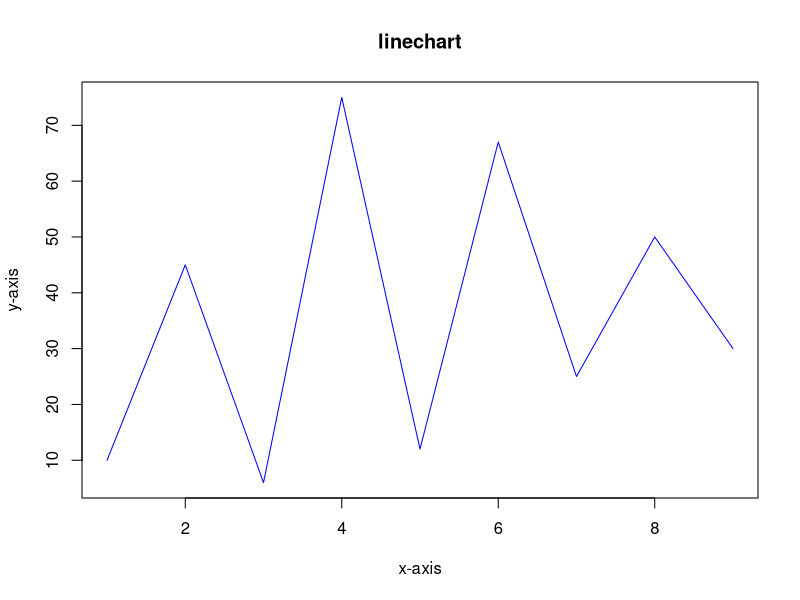
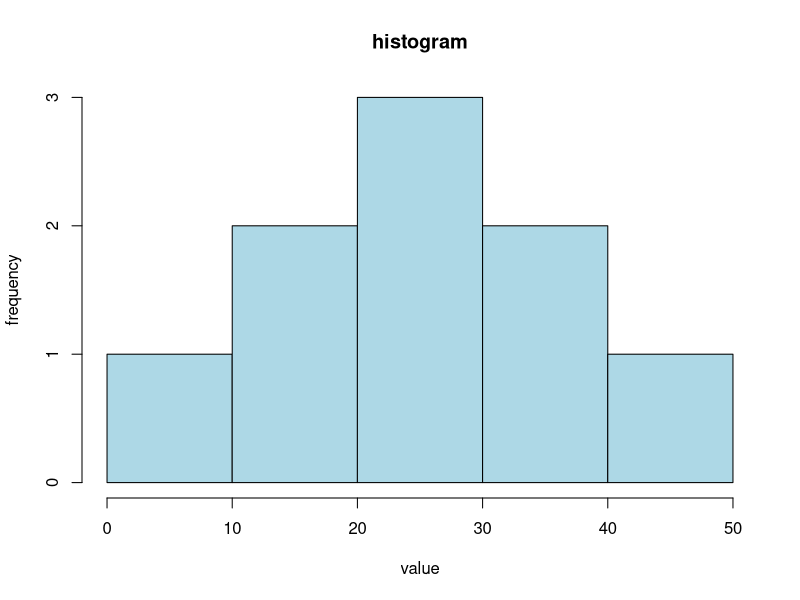
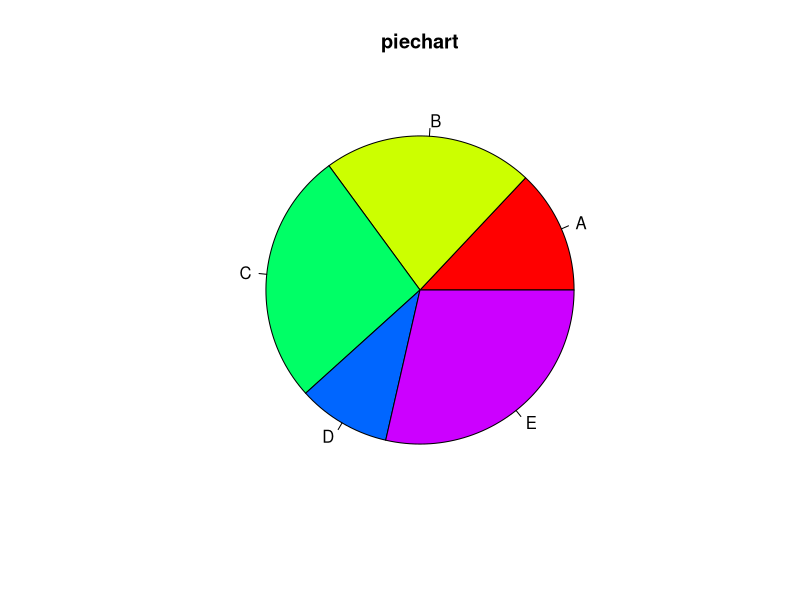
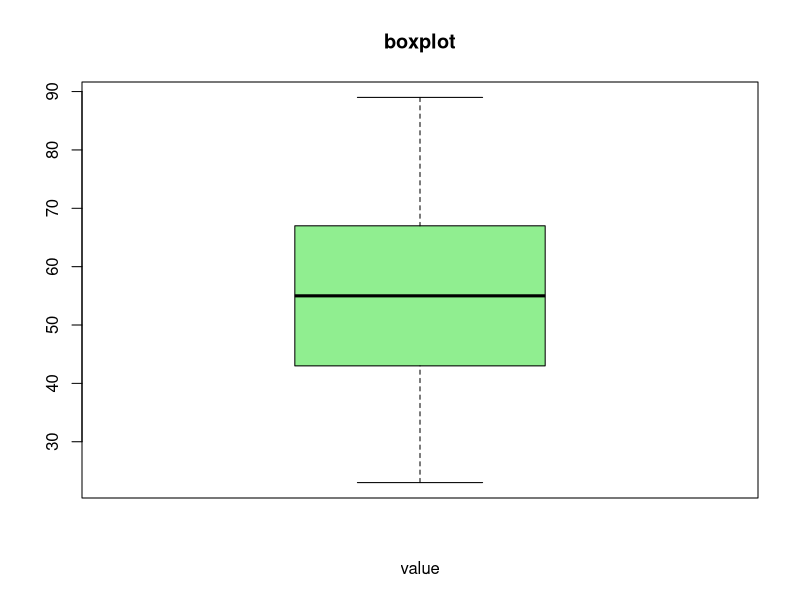
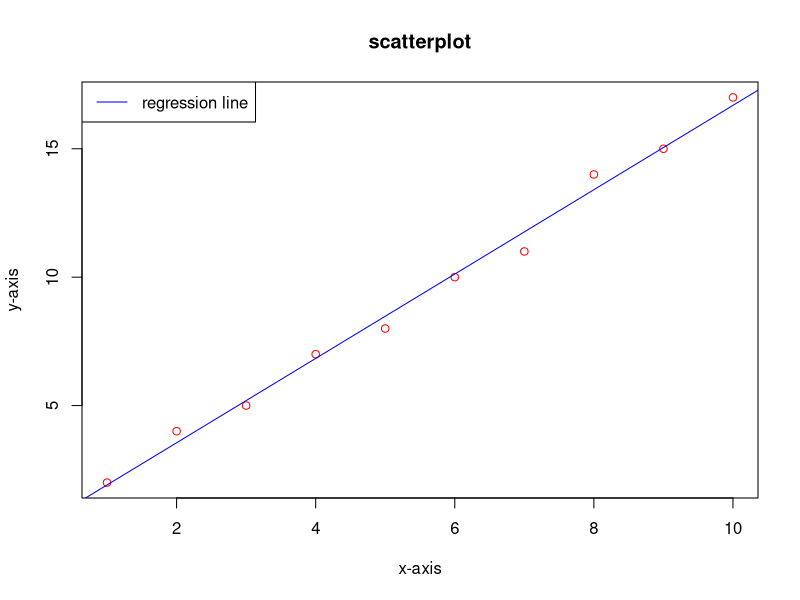

The R script that drew these images, in order:
#create a simple chart
data = c(10,45,6,75,12,67,25,50,30)
plot (data,type = "l", col="blue", xlab="x-axis", ylab="y-axis", main="linechart")


#create a histogram
histogram = c(9,18,19,25,26,23,36,37,45)
#create a histogram
hist(histogram,col="lightblue",xlab="value",ylab="frequency",main="histogram")


#create a pie chart
pie_data = c(20,34,41,15,44)
pie(pie_data, labels = c("A","B","C","D","E","F"), col =rainbow(length(pie_data)),main="piechart")

#create a box plot 
box =c(23, 45, 56, 32, 67, 89, 55, 43, 78, 36, 49, 60, 70)
boxplot (box,col="lightgreen",xlab="value",main="boxplot")
  

#create a scattre plot
x=c(1,2,3,4,5,6,7,8,9,10)
y=c(2,4,5,7,8,10,11,14,15,17)

plot(x,y, col="red",xlab="x-axis",ylab="y-axis",main="scatterplot")

#add line

abline(lm(y~x),col="blue")

legend("topleft",legend="regression line",col="blue",lty=1)

